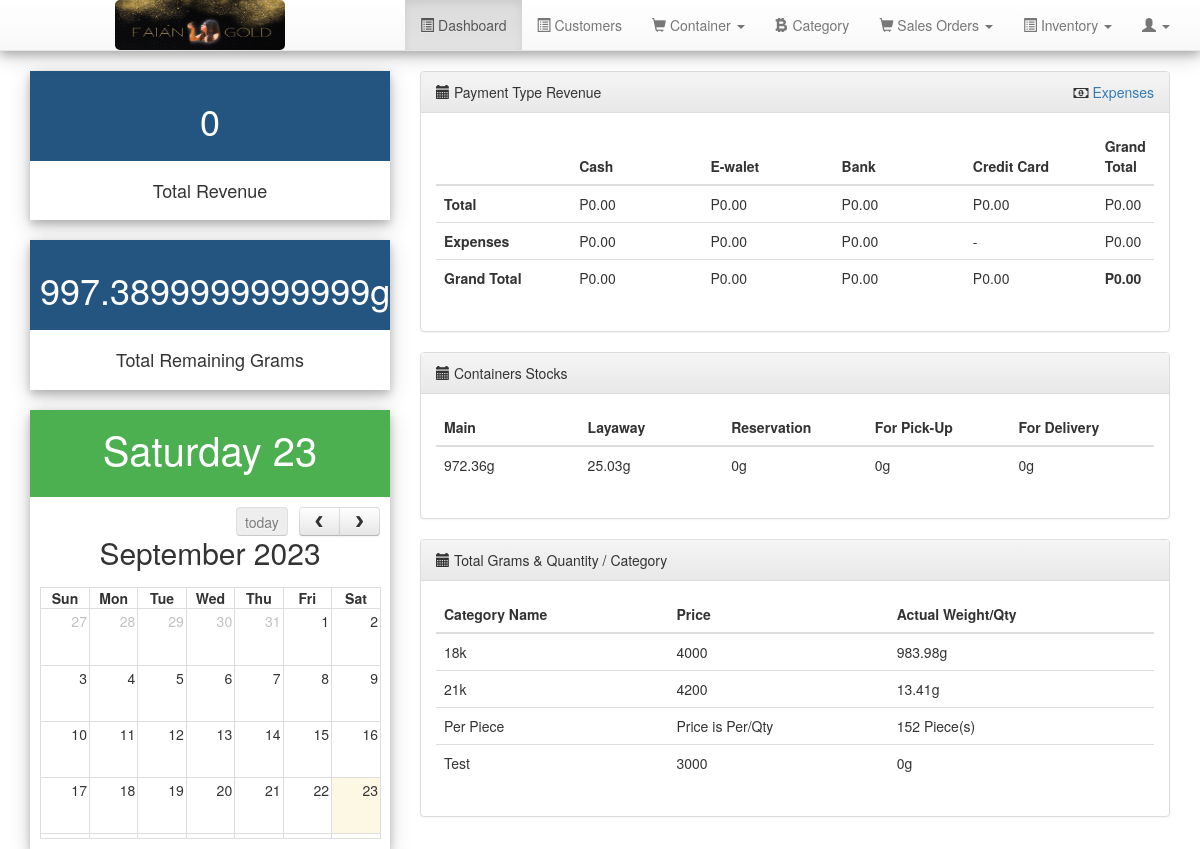
/dashboard.php (signed in), run on the app's committed database.
### tables this page shows
CREATE TABLE `brands` (
  `brand_id` int(11) NOT NULL,
  `brand_name` varchar(255) NOT NULL,
  `brand_active` int(11) NOT NULL DEFAULT '0',
  `brand_status` int(11) NOT NULL DEFAULT '0',
  `price` varchar(50) NOT NULL,
  `actual_weight` varchar(50) NOT NULL,
  `brand_type` int(20) NOT NULL
);

### php_action/core.php (called while the page is built, shortened)
<?php
$curDate = date("m/d/Y");
?>

### dashboard.php (the view, shortened to what this page needs)
<?php require_once 'includes/header.php';?>
<?php
$sqlExpensesC = "SELECT sum(amount) from expenses where date = '$curDate' and payment_type = 1 and status = 1";
$resultExpensesC = $connect->query($sqlExpensesC);
while($rowExpensesC = $resultExpensesC->fetch_row()) {
	list($cashExpenseToday) = $rowExpensesC;
	if($cashExpenseToday == ''){$cashExpenseToday = 0;}
 }
$sqlCash1 = "SELECT sum(paid) from payment_details where paid_date = '$curDate' and type='1'";
$resultCash1 = $connect->query($sqlCash1);
while($rowCash1 = $resultCash1->fetch_row()) {
	list($paid1) = $rowCash1;
 }
 $sqlCash2 = "SELECT sum(cash) from orders where order_date = '$curDate' and cash ";
 $resultCash2 = $connect->query($sqlCash2);
 while($rowCash2 = $resultCash2->fetch_row()) {
	 list($paid2) = $rowCash2;
  }
 $cashToday=$paid1+$paid2;
 $cashGT = $cashToday - $cashExpenseToday;
$sqlExpensesGC = "SELECT sum(amount) from expenses where date = '$curDate' and payment_type = 2 and status = 1";
$resultExpensesGC = $connect->query($sqlExpensesGC);
while($rowExpensesGC = $resultExpensesGC->fetch_row()) {
	list($gcashExpenseToday) = $rowExpensesGC;
	if($gcashExpenseToday == ''){$gcashExpenseToday = 0;}
 }
$sqlgCash1 = "SELECT sum(paid) from payment_details where paid_date = '$curDate' and type='2'";
$resultgCash1 = $connect->query($sqlgCash1);
while($rowgCash1 = $resultgCash1->fetch_row()) {
	list($gpaid1) = $rowgCash1;
 }
 $sqlgCash2 = "SELECT sum(gcash) from orders where order_date = '$curDate' and gcash";
 $resultgCash2 = $connect->query($sqlgCash2);
 while($rowgCash2 = $resultgCash2->fetch_row()) {
	 list($gpaid2) = $rowgCash2;
  }
 $eWalletToday=$gpaid1+$gpaid2;
 $gcashGT = $eWalletToday - $gcashExpenseToday;
$sqlExpensesB = "SELECT sum(amount) from expenses where date = '$curDate' and payment_type = 3 and status = 1";
$resultExpensesB = $connect->query($sqlExpensesB);
while($rowExpensesB = $resultExpensesB->fetch_row()) {
	list($bankExpenseToday) = $rowExpensesB;
	if($bankExpenseToday == ''){$bankExpenseToday = 0;}
 }
$sqlBank1 = "SELECT sum(paid) from payment_details where paid_date = '$curDate' and type='3'";
$resultBank1 = $connect->query($sqlBank1);
while($rowBank1 = $resultBank1->fetch_row()) {
	list($bpaid1) = $rowBank1;
 }
 $sqlBank2 = "SELECT sum(bank) from orders where order_date = '$curDate' and bank";
 $resultBank2 = $connect->query($sqlBank2);
 while($rowBank2 = $resultBank2->fetch_row()) {
	 list($bpaid2) = $rowBank2;
  }
 $bankToday=$bpaid1+$bpaid2;
 $bankGT = $bankToday - $bankExpenseToday;
$sqlCc1 = "SELECT sum(paid) from payment_details where paid_date = '$curDate' and type='4'";
$resultCc1 = $connect->query($sqlCc1);
while($rowCc1 = $resultCc1->fetch_row()) {
	list($ccpaid1) = $rowCc1;
 }
 $sqlCc2 = "SELECT sum(credit_card) from orders where order_date = '$curDate' and credit_card";
 $resultCc2 = $connect->query($sqlCc2);
 while($rowCc2 = $resultCc2->fetch_row()) {
	 list($ccpaid2) = $rowCc2;
  }
 $ccToday=$ccpaid1+$ccpaid2;
$sqlPay = "SELECT sum(paid) from payment_details where paid_date = '$curDate'";
$resultPay = $connect->query($sqlPay);
while($rowPay = $resultPay->fetch_row()) {
	list($paymentToday) = $rowPay;
 }
$sqlPayOrd = "SELECT sum(grand_total) from orders where order_date = '$curDate'";
$resultPayOrd = $connect->query($sqlPayOrd);
while($rowPayOrd = $resultPayOrd->fetch_row()) {
	list($paymentTodayOrd) = $rowPayOrd;
}
$sqlGrams = "SELECT sum(actual_weight) from brands where brand_type = 1";
$resultGrams = $connect->query($sqlGrams);
while($rowGrams = $resultGrams->fetch_row()) {
	list($totalGrams) = $rowGrams;
}
$sqlLRS = "SELECT sum(loi.quantity) from layaway_order_item loi inner join layaway_orders lo on loi.order_id = lo.order_id where lo.order_type = 1 and payment_status !=4";
$resultLRS = $connect->query($sqlLRS);
while($rowLRS = $resultLRS->fetch_row()) {
	list($layawayRS) = $rowLRS;
	$layawayRS+=0;
 }
 $sqlRRS = "SELECT sum(loi.quantity) from layaway_order_item loi inner join layaway_orders lo on loi.order_id = lo.order_id where lo.order_type = 2 and payment_status !=4";
 $resultRRS = $connect->query($sqlRRS);
 while($rowRRS = $resultRRS->fetch_row()) {
	 list($reservationRS) = $rowRRS;
	 $reservationRS+=0;
  }
$sqlPRS = "SELECT sum(loi.quantity) from layaway_order_item loi inner join layaway_orders lo on loi.order_id = lo.order_id where lo.order_type = 3 and payment_status !=4";
$resultPRS = $connect->query($sqlPRS);
while($rowPRS = $resultPRS->fetch_row()) {
	list($pickupRS) = $rowPRS;
	$pickupRS+=0;
}
$sqlDRS = "SELECT sum(loi.quantity) from layaway_order_item loi inner join layaway_orders lo on loi.order_id = lo.order_id where lo.order_type = 4 and payment_status !=4";
$resultDRS = $connect->query($sqlDRS);
while($rowDRS = $resultDRS->fetch_row()) {
	list($deliveryRS) = $rowDRS;
	$deliveryRS+=0;
}
$sqlExpenses = "SELECT sum(amount) from expenses where date = '$curDate' and status = 1";
$resultExpenses = $connect->query($sqlExpenses);
while($rowExpenses = $resultExpenses->fetch_row()) {
	list($expensesToday) = $rowExpenses;
	if($expensesToday == ''){$expensesToday=0;}
 }
$mainRS=$totalGrams - ($layawayRS+$reservationRS+$pickupRS+$deliveryRS);
$totalRevenueNoExpense = $paymentToday + $paymentTodayOrd;
$totalRevenue = ($paymentToday + $paymentTodayOrd)-$expensesToday;
?>
    <link rel="stylesheet" href="assests/plugins/fullcalendar/fullcalendar.min.css">
    <link rel="stylesheet" href="assests/plugins/fullcalendar/fullcalendar.print.css" media="print">
<div class="row">
	<div class="col-md-4">
	<?php  if(isset($_SESSION['userId']) && $_SESSION['userId']==1) {?>
		<div class="card">
		  <div class="cardHeader" style="background-color:#245580;">
		    <h1><?php if($totalRevenue) {
		    	echo 'P'.number_format($totalRevenue,2).'';
		    	} else {
		    		echo '0';
		    		} ?></h1>
		  </div>
		  <div class="cardContainer">
		    <p><h4> Total Revenue </h4></p>
		  </div>
		</div>
		<br/>
		<div class="card">
		  <div class="cardHeader" style="background-color:#245580;">
		    <h1><?php if($totalGrams) {
		    	echo $totalGrams.'g';
		    	} else {
		    		echo '0';
		    		} ?></h1>
		  </div>
		  <div class="cardContainer">
		    <p><h4> Total  Remaining Grams  </h4></p>
		  </div>
		</div>
		<?php  } ?>
		<div class="card">
		  <div class="cardHeader">
		    <p><?php echo date('l') .' '.date('d').''; ?></p>
		  </div>
		  <div class="cardContainer">
			<div id="calendar"></div>
		  </div>
		</div>
	</div>
	<?php  if(isset($_SESSION['userId']) && $_SESSION['userId']==1) {?>
	<div class="col-md-8">
		<div class="panel panel-default">
			<div class="panel-heading"> <i class="glyphicon glyphicon-calendar"></i> Payment Type Revenue
			<div class="pull-right"><i class="fa fa-money"></i> <a href="expenses.php">Expenses</a></div>
			</div>
			<div class="panel-body">
				<table class="table" id="revenueTable">
			  	<thead>
			  		<tr>
			  			<th style="width:20%;"></th>
			  			<th style="width:20%;">Cash</th>
			  			<th style="width:20%;">E-walet</th>
			  			<th style="width:20%;">Bank</th>
			  			<th style="width:20%;">Credit Card</th>
			  			<th style="width:20%;">Grand Total</th>
			  		</tr>
			  	</thead>
			  	<tbody>
						<tr>
							<th>Total</th>
							<td><?php echo 'P'.number_format($cashToday,2).'';?> </td>
							<td><?php echo 'P'.number_format($eWalletToday,2).'';?></td>
							<td><?php echo 'P'.number_format($bankToday,2).'';?></td>
							<td><?php echo 'P'.number_format($ccToday,2).'';?></td>
							<td><?php echo 'P'.number_format($totalRevenueNoExpense,2).'';?></td>
						</tr>
						<tr>
							<th>Expenses</th>
							<td><?php echo 'P'.number_format($cashExpenseToday,2).'';?> </td>
							<td><?php echo 'P'.number_format($gcashExpenseToday,2).'';?></td>
							<td><?php echo 'P'.number_format($bankExpenseToday,2).'';?></td>
							<td>-</td>
							<td><?php echo 'P'.number_format($expensesToday,2).'';?></td>
						</tr>
						<tr>
							<th>Grand Total</th>
							<td><?php echo 'P'.number_format($cashGT,2).'';?> </td>
							<td><?php echo 'P'.number_format($gcashGT,2).'';?></td>
							<td><?php echo 'P'.number_format($bankGT,2).'';?></td>
							<td><?php echo 'P'.number_format($ccToday,2).'';?></td>
							<th><?php echo 'P'.number_format($totalRevenue,2).'';?></th>
						</tr>
				</tbody>
				</table>
			</div>
		</div>
		<div class="panel panel-default">
			<div class="panel-heading"> <i class="glyphicon glyphicon-calendar"></i> Containers Stocks</div>
			<div class="panel-body">
				<table class="table" id="productTable">
			  	<thead>
			  		<tr>
			  			<th style="width:20%;">Main</th>
			  			<th style="width:20%;">Layaway</th>
			  			<th style="width:20%;">Reservation</th>
			  			<th style="width:20%;">For Pick-Up</th>
			  			<th style="width:20%;">For Delivery</th>
			  		</tr>
			  	</thead>
			  	<tbody>
						<tr>
							<td><?php echo ''.$mainRS.'g';?> </td>
							<td><?php echo ''.$layawayRS.'g';?> </td>
							<td><?php echo ''.$reservationRS.'g';?></td>
							<td><?php echo ''.$pickupRS.'g';?></td>
							<td><?php echo ''.$deliveryRS.'g';?></td>
						</tr>
				</tbody>
				</table>
			</div>
		</div>
			<div class="panel panel-default">
				<div class="panel-heading"> <i class="glyphicon glyphicon-calendar"></i> Total Grams & Quantity / Category</div>
				<div class="panel-body">
				<table class="table">
					<thead>
						<tr>
							<th>Category Name</th>
							<th>Price</th>
							<th>Actual Weight/Qty</th>
						</tr>
						<?php
							$sqltotalGQs = "SELECT brand_name, price, actual_weight, brand_type FROM brands WHERE brand_status = 1";
							$resulttotalGQ = $connect->query($sqltotalGQs);
							while($rowtotalGQ = $resulttotalGQ->fetch_row()) {
								list($brand_name, $price, $actual_weight, $brand_type) = $rowtotalGQ;
								$actual_weight = number_format($actual_weight,2)+0;
								if($brand_type == 2){
									$price = "Price is Per/Qty";
									$sku = " Piece(s)";
								} else {
									$sku = "g";
								}
								echo"<tr>
									<td>$brand_name </td>
									<td>$price</td>
									<td>$actual_weight$sku</td>
								</tr>";
							}
						?>
					</thead>
				</table>
			</div>
		</div>
	</div>
	<?php } ?>
</div>
<?php
require_once 'includes/footer.php'; ?>

### custom/css/custom.css (style rules this page uses)
div.card { width: 100%; box-shadow: 0 4px 8px 0 rgba(0, 0, 0, 0.2), 0 6px 20px 0 rgba(0, 0, 0, 0.19); text-align: center; }
div.cardHeader { background-color: #4CAF50; color: white; padding: 10px; font-size: 40px; }
div.cardContainer { padding: 10px; }

### data on the page
brands: brand_name "18k", price "4000", actual_weight "983.98", brand_type "g"
brands: brand_name "21k", price "4200", actual_weight "13.41", brand_type "g"
brands: brand_name "Per Piece", brand_type "Price is Per/Qty", actual_weight "152", brand_type "Piece(s)"
brands: brand_name "Test", price "3000", actual_weight "0", brand_type "g"

### other printed values
$totalGrams "997.3899999999999"
$cashToday "0.00"
$eWalletToday "0.00"
$bankToday "0.00"
$ccToday "0.00"
$totalRevenueNoExpense "0.00"
$cashExpenseToday "0.00"
$gcashExpenseToday "0.00"
$bankExpenseToday "0.00"
$expensesToday "0.00"
$cashGT "0.00"
$gcashGT "0.00"
$bankGT "0.00"
$totalRevenue "0.00"
$mainRS "972.36"
